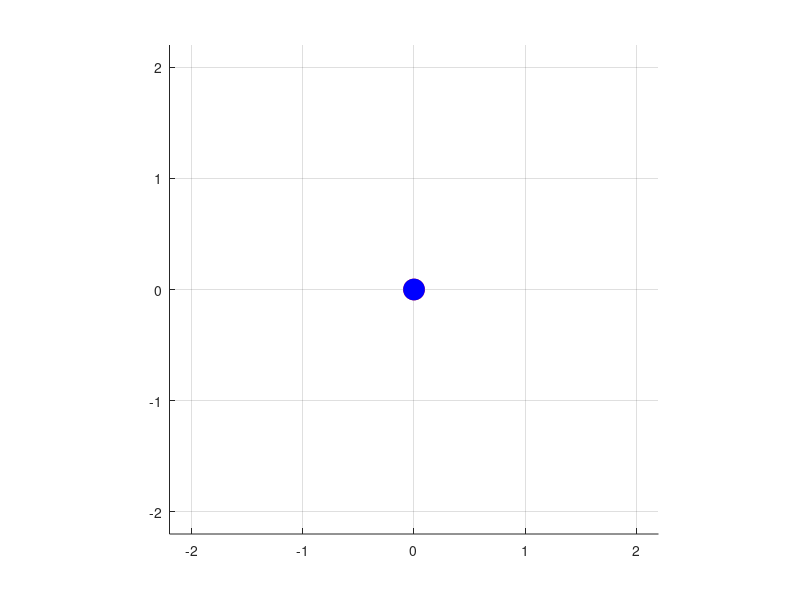

MATLAB code for this plot: (Note: this script raises an error after producing the figure.)
clc;
clear;
close all;

%% Parameters
L1 = 1;          % Length of first rod (m)
L2 = 1;          % Length of second rod (m)

m1 = 1;          % Mass 1 (kg)
m2 = 1;          % Mass 2 (kg)

g = 9.81;        % Gravity (m/s^2)

%% Initial Conditions
theta1 = pi/2;       % Initial angle of pendulum 1
theta2 = pi/2 + 0.5; % Initial angle of pendulum 2

omega1 = 0;          % Angular velocity 1
omega2 = 0;          % Angular velocity 2

dt = 0.01;

%% Figure
figure('Color','w');
axis equal
axis([-2.2 2.2 -2.2 2.2]);
grid on
hold on

rod1 = plot([0 0],[0 0],'k','LineWidth',3);
rod2 = plot([0 0],[0 0],'k','LineWidth',3);

bob1 = plot(0,0,'ro','MarkerSize',15,...
    'MarkerFaceColor','r');

bob2 = plot(0,0,'bo','MarkerSize',15,...
    'MarkerFaceColor','b');

trail = animatedline('Color',[0 0.5 1],...
    'LineWidth',1.5);

%% Animation Loop
while ishandle(gcf)

    delta = theta2 - theta1;

    % Angular acceleration of first pendulum
    alpha1 = ( ...
        m2*g*sin(theta2)*cos(delta) ...
        - m2*sin(delta)*(L1*omega1^2*cos(delta) + L2*omega2^2) ...
        - (m1+m2)*g*sin(theta1) ) ...
        /(L1*(m1+m2*sin(delta)^2));

    % Angular acceleration of second pendulum
    alpha2 = ( ...
        (m1+m2)*( ...
        L1*omega1^2*sin(delta) ...
        - g*sin(theta2) ...
        + g*sin(theta1)*cos(delta)) ...
        + m2*L2*omega2^2*sin(delta)*cos(delta) ) ...
        /(L2*(m1+m2*sin(delta)^2));

    % Euler Integration
    omega1 = omega1 + alpha1*dt;
    omega2 = omega2 + alpha2*dt;

    theta1 = theta1 + omega1*dt;
    theta2 = theta2 + omega2*dt;

    %% Cartesian Coordinates
    x1 = L1*sin(theta1);
    y1 = -L1*cos(theta1);

    x2 = x1 + L2*sin(theta2);
    y2 = y1 - L2*cos(theta2);

    %% Update Graphics
    set(rod1,'XData',[0 x1],'YData',[0 y1]);
    set(rod2,'XData',[x1 x2],'YData',[y1 y2]);

    set(bob1,'XData',x1,'YData',y1);
    set(bob2,'XData',x2,'YData',y2);

    addpoints(trail,x2,y2);

    drawnow
end
